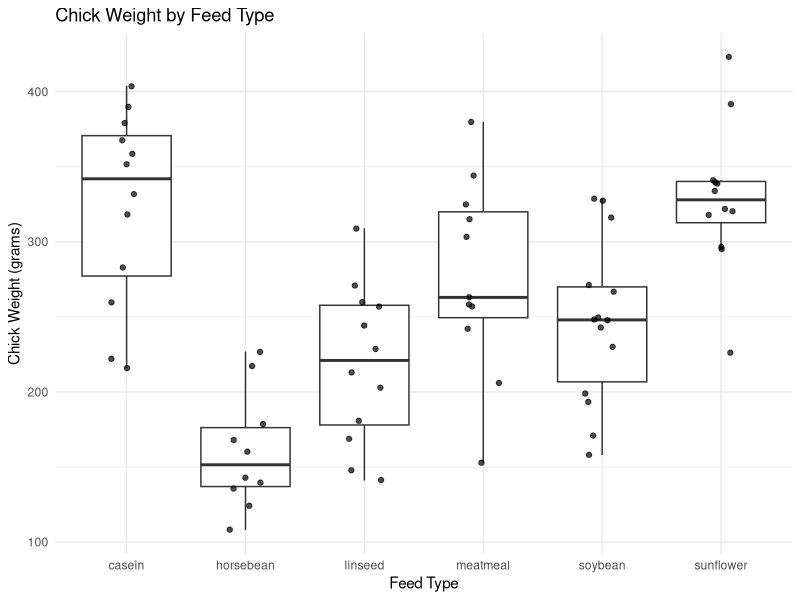

Here is the R script that generated this plot:
## ---- chunk 1
library(tidyverse)

# View the dataset
View(chickwts)

# Display the first few observations
head(chickwts)

# Summarise the dataset
summary(chickwts)
## ---- chunk 2
ggplot(chickwts, aes(x = feed, y = weight)) +
  geom_boxplot(outlier.shape = NA) +
  geom_jitter(width = 0.15, alpha = 0.7) +
  labs(
    title = "Chick Weight by Feed Type",
    x = "Feed Type",
    y = "Chick Weight (grams)"
  ) +
  theme_minimal()
## ---- chunk 3
model <- aov(weight ~ feed, data = chickwts)

# Display the ANOVA results
summary(model)
## ---- chunk 4
tukey_results <- TukeyHSD(model)

# Display pairwise comparisons
tukey_results
